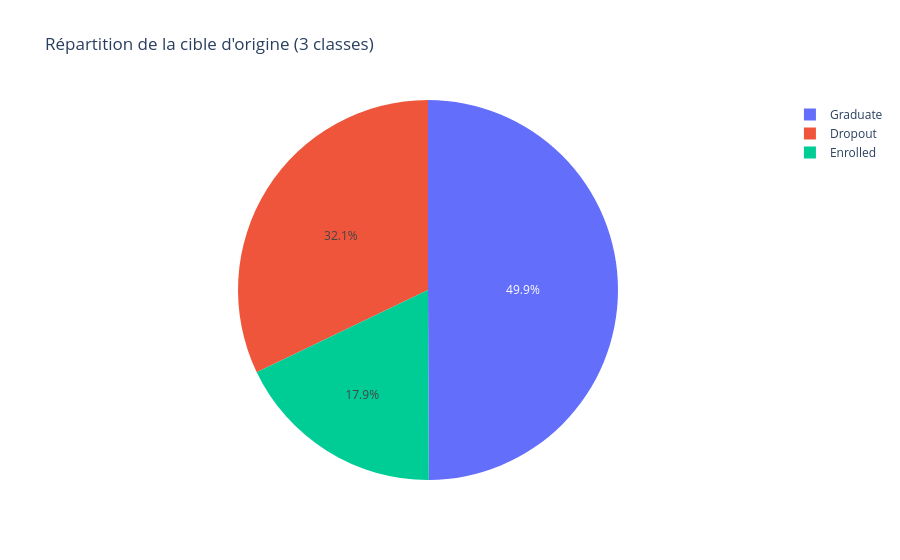

The code cell stored with this chart in its notebook:
### Markdown cell above
## D. La cible

### Code cell
print(y_raw.value_counts())
print(y_raw.value_counts(normalize=True).round(3))

px.pie(names=y_raw, title="Répartition de la cible d'origine (3 classes)")

### Figure 1 — Plotly figure (JSON) as saved in the notebook; plotly's stock layout.template omitted (floating-point values rounded to 4 significant figures; data arrays with more than 128 entries replaced by an {"elided": "..."} marker saying what was removed)
{"data": [{"domain": {"x": [0, 1], "y": [0, 1]}, "hovertemplate": "label=%{label}<extra></extra>", "labels": {"elided": "4424 str values"}, "legendgroup": "", "name": "", "showlegend": true, "type": "pie"}], "layout": {"legend": {"tracegroupgap": 0}, "title": {"text": "Répartition de la cible d'origine (3 classes)"}}}
